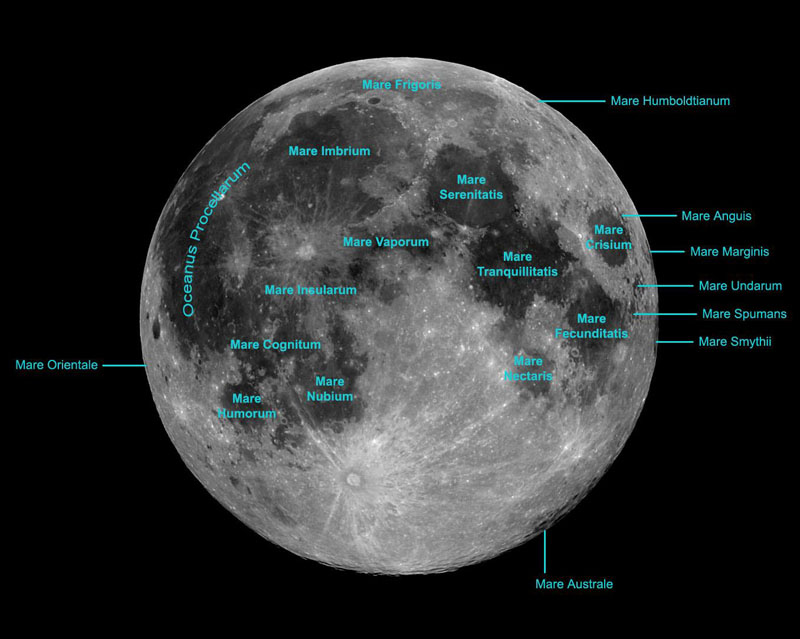
#> input picture images/Moon_Maria_800.jpg, 800 x 639 px
$ python -i utils.py   (imports and definitions only)
#> lines starting #> are read from the running program, lines starting #| are printed output that depends on the picture
from pathlib import Path

import cv2
import numpy as np
from PIL import Image, ImageDraw, ImageFont


PALETTE = [
    (239, 83, 80),
    (66, 165, 245),
    (102, 187, 106),
    (255, 202, 40),
    (171, 71, 188),
    (255, 112, 67),
    (38, 198, 218),
    (141, 110, 99),
]

_resampling = getattr(Image, "Resampling", None)
RESAMPLE_BILINEAR = _resampling.BILINEAR if _resampling is not None else 2


def to_uint8(array):
    data = np.asarray(array)
    if data.dtype == np.bool_:
        return data.astype(np.uint8) * 255
    if np.issubdtype(data.dtype, np.floating):
        return np.clip(data, 0, 255).astype(np.uint8)
    if data.dtype == np.uint8:
        return data

    data = data.astype(np.float32)
    data -= data.min()
    max_value = float(data.max())
    if max_value <= 0:
        return np.zeros_like(data, dtype=np.uint8)
    return np.clip(data * (255.0 / max_value), 0, 255).astype(np.uint8)


def ensure_dir(path):
    Path(path).mkdir(parents=True, exist_ok=True)


def load_image_gray(path):
#> called with path = 'images/Moon_Maria_800.jpg'
    path = Path(path)
    image = cv2.imread(str(path), cv2.IMREAD_UNCHANGED)
#> image is the input picture: shape (639, 800, 3); mean B, G, R 45.8, 45.6, 43.1
    if image is not None:
        if image.ndim == 2:
            return to_uint8(image)
        if image.shape[2] == 4:
            image = cv2.cvtColor(image, cv2.COLOR_BGRA2BGR)
        gray = cv2.cvtColor(image, cv2.COLOR_BGR2GRAY)
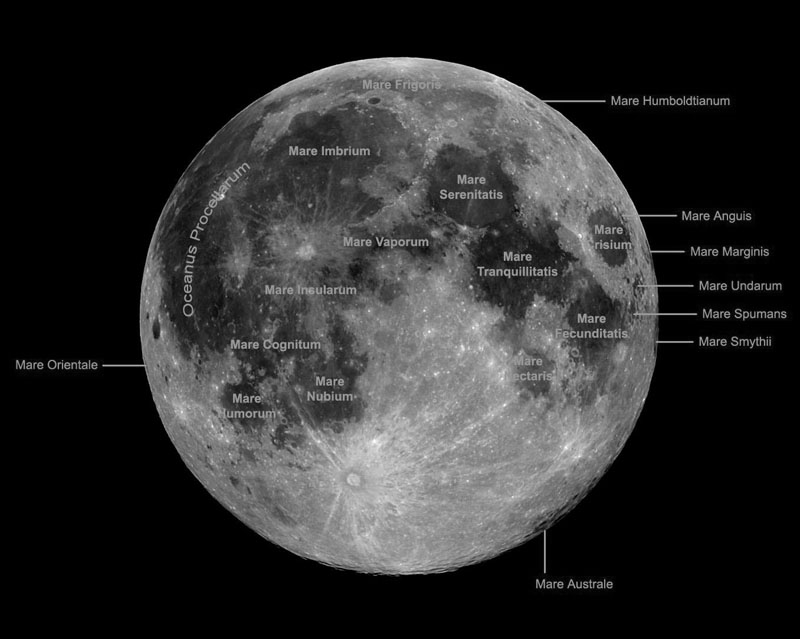
#> gray: shape (639, 800); min 0, max 255, mean 44.9
        return to_uint8(gray)

    with Image.open(path) as handle:
        return np.array(handle.convert("L"), dtype=np.uint8)


# [177 lines left out: functions save_image, connected_components, largest_component, filter_components_by_area, colorize_regions, crop_to_bbox and 1 more, not called in this run]

>>> result = load_image_gray('images/Moon_Maria_800.jpg')
